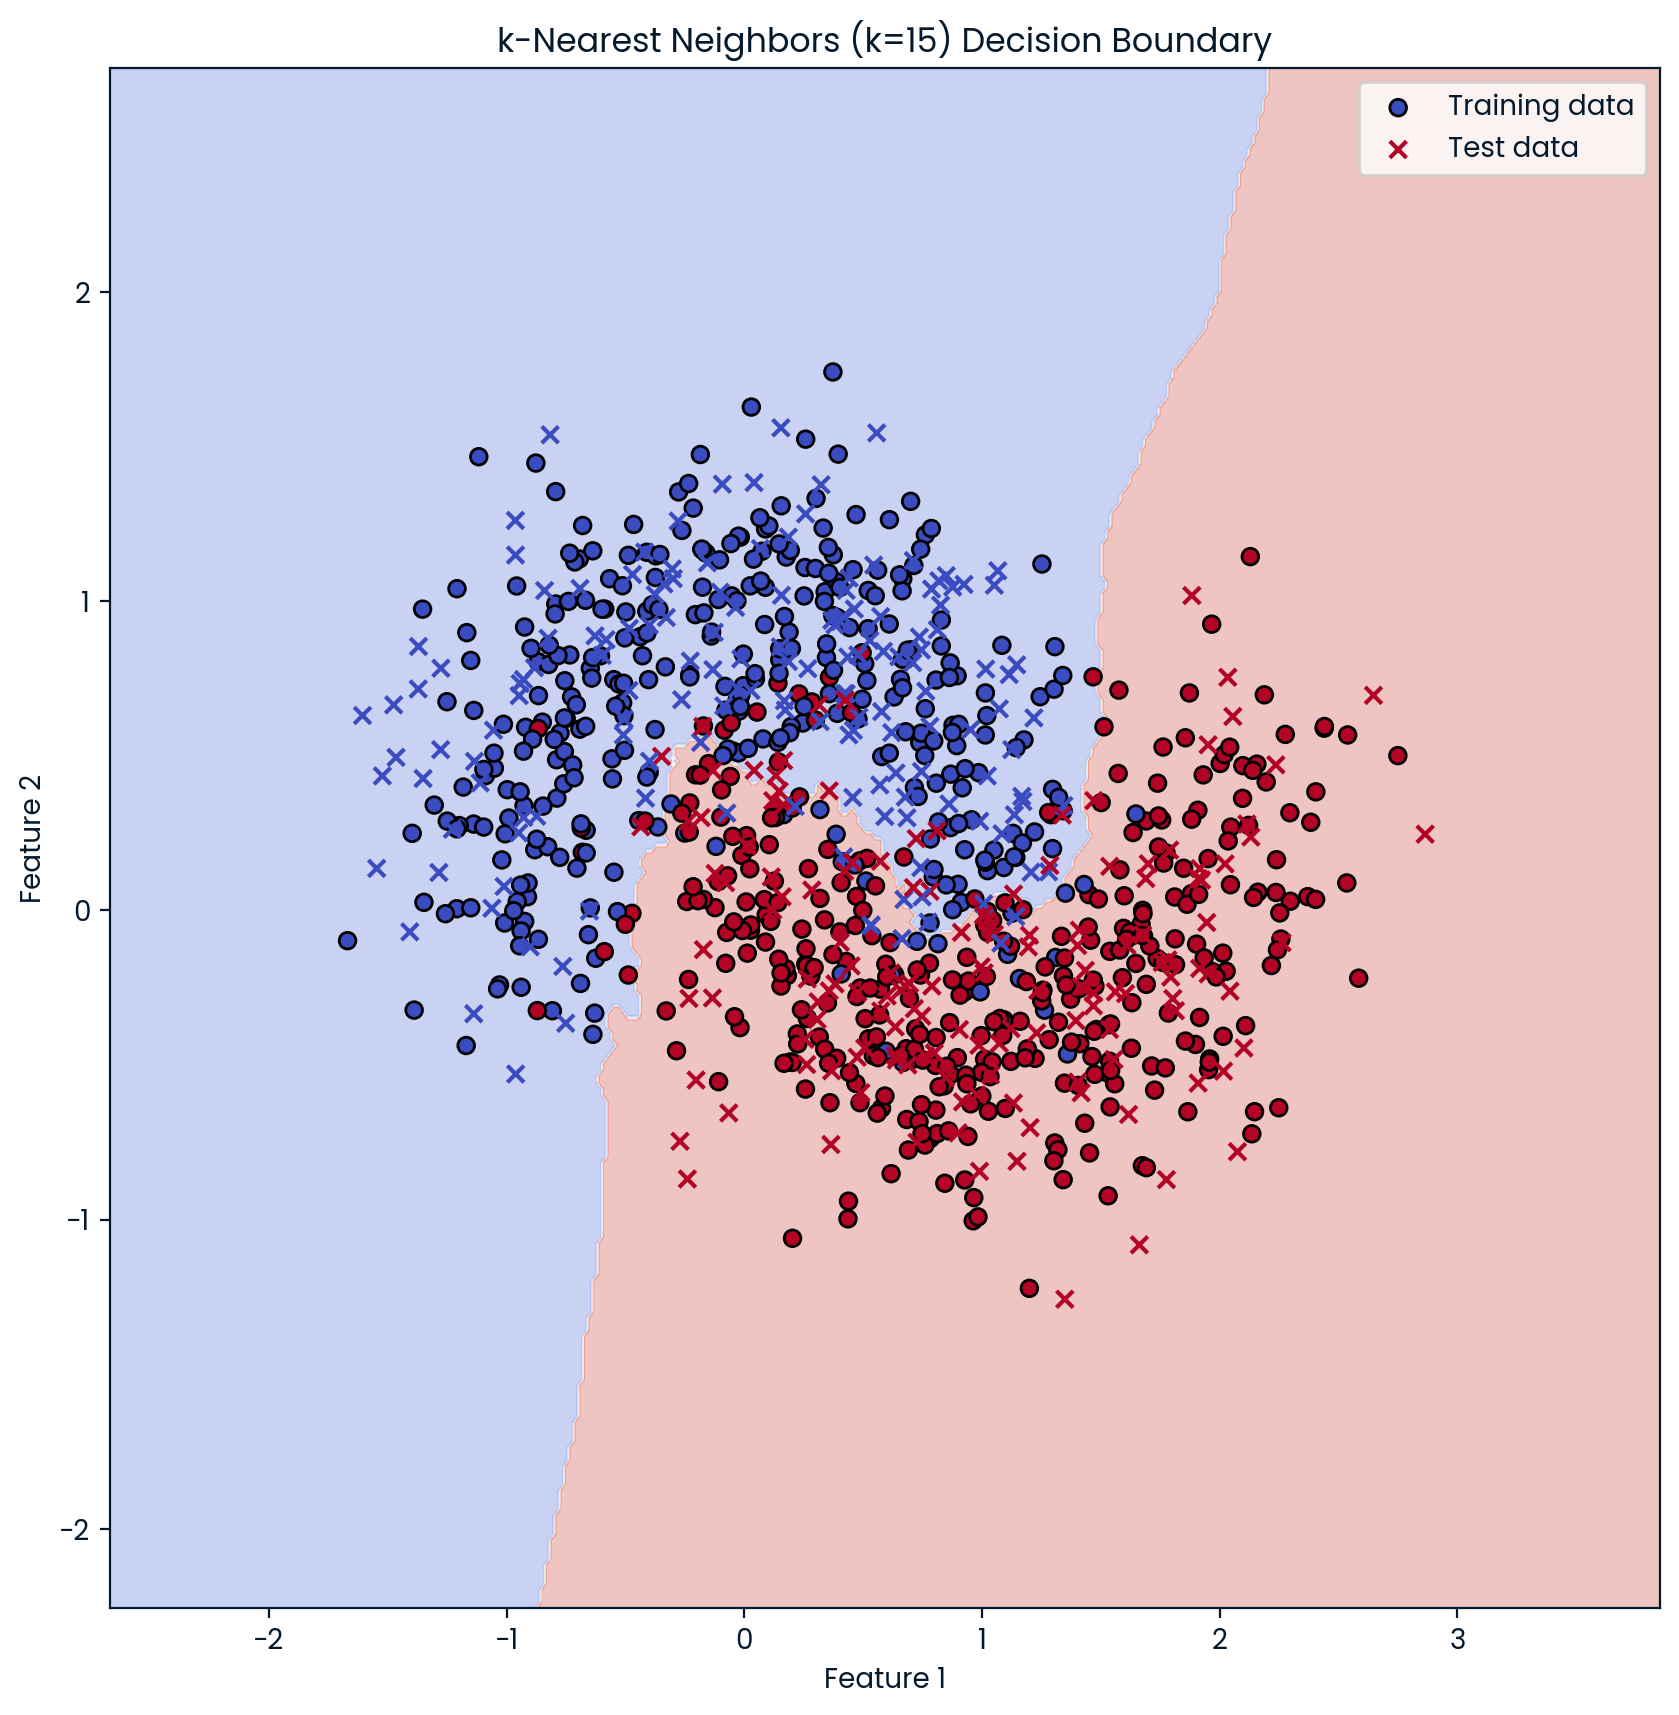

Write the Python code that produced this figure.
import numpy as np
import matplotlib.pyplot as plt
from sklearn.datasets import make_moons
from sklearn.neighbors import KNeighborsClassifier
from sklearn.model_selection import train_test_split
 
# Generate a synthetic dataset
X, y = make_moons(n_samples=1000, noise=0.3, random_state=42)
 
# Split the dataset into training and testing sets
X_train, X_test, y_train, y_test = train_test_split(X, y, test_size=0.3, random_state=42)
 
# Create and train the k-Nearest Neighbors model
k = 15  # Number of neighbors
model = KNeighborsClassifier(n_neighbors=k)
model.fit(X_train, y_train)
 
# Create a mesh to plot the decision boundary
h = .02  # step size in the mesh
x_min, x_max = X[:, 0].min() - 1, X[:, 0].max() + 1
y_min, y_max = X[:, 1].min() - 1, X[:, 1].max() + 1
xx, yy = np.meshgrid(np.arange(x_min, x_max, h), np.arange(y_min, y_max, h))
 
# Plot the decision boundary by assigning a color to each point in the mesh
Z = model.predict(np.c_[xx.ravel(), yy.ravel()])
Z = Z.reshape(xx.shape)
 
plt.figure(figsize=(10, 10))
plt.contourf(xx, yy, Z, alpha=0.3, cmap=plt.cm.coolwarm)
 
# Plot also the training points
plt.scatter(X_train[:, 0], X_train[:, 1], c=y_train, edgecolors='k', marker='o', cmap=plt.cm.coolwarm, label='Training data')
plt.scatter(X_test[:, 0], X_test[:, 1], c=y_test, edgecolors='k', marker='x', cmap=plt.cm.coolwarm, label='Test data')
plt.xlabel('Feature 1')
plt.ylabel('Feature 2')
plt.title(f'k-Nearest Neighbors (k={k}) Decision Boundary')
plt.legend()
plt.show()
